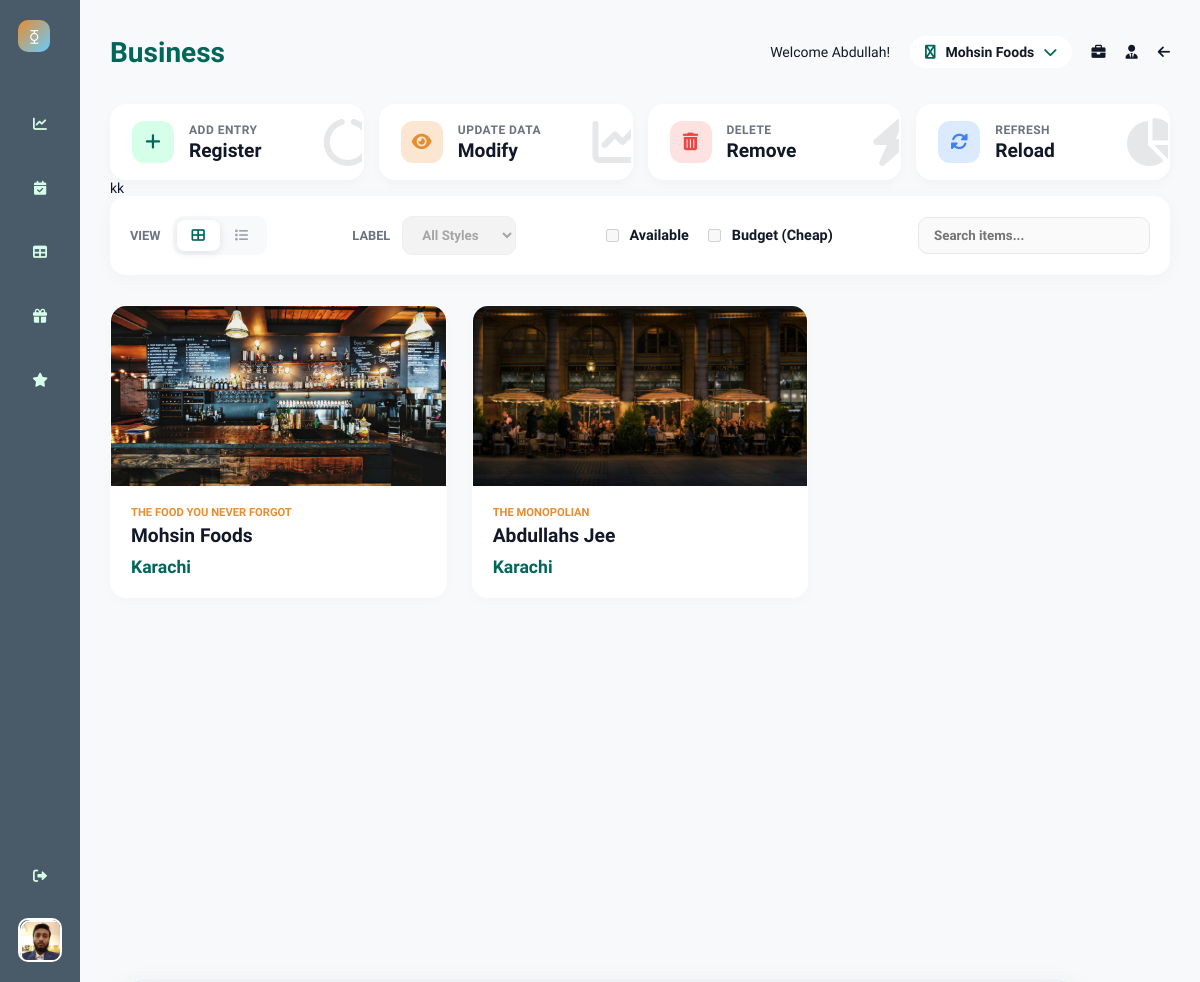
Page /business/business-info/ (signed in) on the committed database.
### UsersHandling/models.py (models this page shows)
class User(AbstractUser):
    email = models.EmailField(unique=True)
    ROLE_CHOICES = [
        ('CUSTOMER', 'Customer'),
        ('OWNER', 'Owner')
    ]
    role = models.CharField(max_length=10, choices=ROLE_CHOICES)
    image = models.ImageField(upload_to='UsersHandling/media/images/', blank=True, null=True)
    date_of_birth = models.DateField(blank=True, null=True)
    phone = models.CharField(max_length=20, blank=True, null=True)
    class Gender(models.TextChoices):
        MALE = 'M', 'Male'
        FEMALE = 'F', 'Female'
        OTHER = 'O', 'Other'
    gender = models.CharField(
        max_length=1,
        choices=Gender.choices,
        blank=True,
        null=True
    )

### Restaurants/models.py (models this page shows, shortened)
class Restaurant(models.Model):
    name = models.CharField(max_length=100)
    title = models.CharField(max_length=100)
    image = models.ImageField(upload_to='Restaurants/media/images/', blank=True, null=True)
    about_restaurant = models.TextField(blank=True, null=True)
    seating_types = models.ManyToManyField(SeatingType, blank=True)
    created_at = models.DateTimeField(auto_now_add=True)
    fb_link = models.URLField(blank=True, null=True)
    website_link = models.URLField(blank=True, null=True)
    has_top_offers = models.BooleanField(default=False)
    default_opening_hour = models.TimeField(default="18:00")  # 6 PM
    default_closing_hour = models.TimeField(default="01:00")  # 1 AM
    slot_duration_minutes = models.PositiveIntegerField(default=60)
    allow_advance_booking_days = models.PositiveIntegerField(default=60)
    cool_down = models.PositiveIntegerField(default=30)
    city = models.CharField(max_length=50)
    address = models.CharField(max_length=255, blank=True, null=True)
    phone_number = models.CharField(max_length=20, blank=True, null=True)
    is_approved = models.BooleanField(default=False)

### Restaurants/decorators.py (the view)
    def _wrapped(request, *args, **kwargs):
        print("I am here in _wrapped")
        user = request.user
        if not user.is_authenticated:
            raise PermissionDenied
        elif (not isStaff(user)) and (not isOwner(user)):
            raise PermissionDenied
        else:
            print("survived both in _wrapped", user.is_authenticated, isStaff(user), isOwner(user))
            return view_func(request, *args, **kwargs)

### Restaurants/forms.py
class RestaurantForm(forms.ModelForm):
    class Meta:
        model = Restaurant
        exclude = [
            'created_at',   # auto
            'is_approved',  # admin-controlled
        ]
        widgets = {
            'about_restaurant': forms.Textarea(attrs={'rows': 3}),
            'seating_types': forms.CheckboxSelectMultiple(),  # better UI
        }

### Core/templatetags/auth_tags.py (called while the page is built)
@register.filter
def is_owner(user):
    return RestaurantStaff.objects.filter(
        user=user,
        role='OWNER'
    ).exists()

### Restaurants/Services.py (called while the page is built)
def isStaff(user):
    return RestaurantStaff.objects.filter(
        user=user,
        role="STAFF"
    ).exists()

def isOwner(user):
    return RestaurantStaff.objects.filter(
        user=user,
        role="OWNER"
    ).exists()

### Restaurants/models.py (called while the page is built)
    def __str__(self):
        return self.name

### Restaurants/views.py (called while the page is built, shortened)
@restrict_access
def business_info(request):
    if request.method == "GET":
        form = RestaurantForm()
        return render(request, "Restaurants/business_info.html", {"form": form})

### Restaurants/templates/Restaurants/business_info.html (shortened to what this page needs)
{% extends "Restaurants/base.html" %}
{% load static %}
{% block styles %}
<link rel="stylesheet" href="{% static 'Restaurants/css/stylishgrid.css' %}">
<link rel="stylesheet" href="{% static 'Restaurants/css/drawerform.css' %}">
{% endblock %}
{% block name %} Business {% endblock %}
{% block buttons %}
<div class="action-card btn-add" id="open-drawer">
    <div class="icon-box">
        <i class="fas fa-plus"></i>
    </div>
    <div class="card-content">
        <span class="card-label">Add Entry</span>
        <span class="card-value">Register</span>
    </div>
    <i class="fas fa-circle-notch progress-mini"></i>
</div>
<div class="action-card btn-update">
    <div class="icon-box">
        <i class="fas fa-eye"></i>
    </div>
    <div class="card-content">
        <span class="card-label">Update Data</span>
        <span class="card-value">Modify</span>
    </div>
    <i class="fas fa-chart-line progress-mini"></i>
</div>
<div class="action-card btn-delete">
    <div class="icon-box">
        <i class="fas fa-trash-alt"></i>
    </div>
    <div class="card-content">
        <span class="card-label">Delete</span>
        <span class="card-value">Remove</span>
    </div>
    <i class="fas fa-bolt progress-mini"></i>
</div>
<div class="action-card btn-view">
    <div class="icon-box">
        <i class="fas fa-sync-alt"></i>
    </div>
    <div class="card-content">
        <span class="card-label">Refresh</span>
        <span class="card-value">Reload</span>
    </div>
    <i class="fas fa-pie-chart progress-mini"></i>
</div>
{% endblock %}
{% block content %}
<div class="container">
    <header class="filter-panel">
        <div class="filter-group">
            <span class="filter-label">View</span>
            <div class="view-switcher">
                <button class="view-btn active" id="gridBtn" title="Grid View">
                    <i class="fas fa-th-large"></i>
                </button>
                <button class="view-btn" id="listBtn" title="List View">
                    <i class="fas fa-list"></i>
                </button>
            </div>
        </div>
        <div class="filter-group">
            <span class="filter-label">Label</span>
            <select class="custom-select" disabled>
                <option value="all">All Styles</option>
            </select>
        </div>
        <div class="filter-group toggle-filter">
            <label class="checkbox-wrapper">
                <input type="checkbox" disabled> Available
            </label>
            <label class="checkbox-wrapper">
                <input type="checkbox" disabled> Budget (Cheap)
            </label>
        </div>
        <div class="filter-group">
            <input type="text" class="custom-select" placeholder="Search items..." style="width: 200px;" disabled>
        </div>
    </header>
    <main class="data-grid grid-view" id="mainGrid">
        {% for restaurant in CP__Restaurants.all %}
        <div class="item-card clickable-card"
            data-label="adventure"
            data-id="{{ restaurant.id }}"
            data-name="{{ restaurant.name }}"
            data-title="{{ restaurant.title}}"
            data-address="{{ restaurant.address }}"
            data-phone_number="{{ restaurant.phone_number }}"
            data-about_restaurant="{{ restaurant.about_restaurant }}"
            data-fb_link="{{ restaurant.fb_link }}"
            data-website_link = "{{ restaurant.website_link }}"
            data-seating_types = "{% for seating in restaurant.seating_types.all %}
            {{ seating.id }},
            {% endfor %}"
            data-has_top_offers = "{{ restaurant.has_top_offers }}"
            data-default_opening_hour = "{{ restaurant.default_opening_hour }}"
            data-default_closing_hour = "{{ restaurant.default_closing_hour }}"
            data-slot_duration_minutes = "{{ restaurant.slot_duration_minutes }}"
            data-allow_advance_booking_days = "{{ restaurant.allow_advance_booking_days }}"
            data-cool_down = "{{ restaurant.cool_down }}"
            data-city = "{{ restaurant.city }}"
            >
            <div class="item-image">
                <img src="{{restaurant.image.url}}" alt="" style="width: 100%; height: 100%; object-fit: cover;">
            </div>
            <div class="item-content">
                <div>
                    <span class="item-label">{{restaurant.title}}</span>
                    <h3 class="item-title">{{ restaurant.name }}</h3>
                </div>
                <div class="item-price">{{restaurant.city}}</div>
            </div>
        </div>
        {% endfor %}
    </main>
</div>
{% endblock %}

### Restaurants/templates/Restaurants/base.html (shortened to what this page needs)
{% load static %}
{% load auth_tags %}
{% load range_tags %}
<!DOCTYPE html>
<html lang="en">
<head>
    <link rel="stylesheet" href="https://cdnjs.cloudflare.com/ajax/libs/font-awesome/6.0.0/css/all.min.css">
    <link rel="stylesheet" href="{% static 'Restaurants/css/base.css' %}">
    <link rel="stylesheet" href="{% static 'Restaurants/css/btnpanel.css' %}">
    {% block styles %}
    {% endblock %}
</head>
<body>
    <div class="sidebar">
        <div class="sidebar-top">
            <div class="sidebar-logo">⧲</div>
            <div class="nav-links">
                {% if request.user|is_owner %}
                <a href="/business/" class="nav-item {% if request.path == '/business/' %}active{% endif %}" title="Analytics">
                    <i class="fas fa-chart-line"></i>
                </a>
                {% endif %}
                <a href="/business/reservations" class="nav-item {% if request.path == '/business/reservations' %}active{% endif %}" title="Reservations">
                    <i class="fas fa-calendar-check"></i>
                </a>
                <a href="/business/tables" class="nav-item {% if request.path == '/business/tables' %}active{% endif %}" title="Table Management">
                    <i class="fas fa-table"></i>
                </a>
                <a href="/business/holidays" class="nav-item {% if request.path == '/business/holidays' %}active{% endif %}" title="Holidays">
                    <i class="fas fa-gift"></i>
                </a>
                <a href="/business/reviews" class="nav-item {% if request.path == '/business/reviews' %}active{% endif %}" title="Reviews">
                    <i class="fas fa-star"></i>
                </a>
            </div>
        </div>
        <div class="sidebar-bottom">
            <div class="nav-item" id="dashboard-logout"><i class="fas fa-sign-out-alt"></i></div>
            <div class="profile-pic">
                {% if request.user.image %}
                <img src="{{ CP__OwnerProfile.image.url }}" alt="" class="profile-pic">
                {% else %}
                <img src="https://placehold.co/40x40/008000/D88938?text={{ request.user.username|initials }}"
                class="profile-avatar">
                {% endif %}
            </div>
        </div>
    </div>
<div class="main-content">
    <div class="header">
        <div class="header-title">
            <h1>{% block name %}{% endblock %}</h1>
        </div>
        <div class="header-controls">
            <p>Welcome {{ CP__OwnerProfile }}!</p>
            {% if request.user|is_owner %}
            <div class="dropdown-wrapper">
                <div class="dropdown-menu" id="business-trigger">
                    <i class="fab fa-briefcase dropdown-icon"></i>
                    <span id="current-business-name" data-current-id="{{ CP__Selected.id }}">
                        {{ CP__Selected.name|default:"Select Restaurant" }}
                    </span>
                    <i class="fas fa-chevron-down dropdown-icon"></i>
                </div>
            </div>
            {% endif %}
            {% if request.user|is_owner %}
            <a href="/business/business-info"><i class="fas fa-briefcase fullscreen-icon c-pointer"></i></a>
            {% endif %}
           <a href="/business/staff-management"><i class="fas fa-user-tie fullscreen-icon c-pointer"></i></a>
            <div class="notification-bell">
                <a href="/"><i class="fas fa-arrow-left"></i></a>
            </div>
        </div>
    </div>
    <div class="panel-container">
        {% block buttons %}
        {% endblock %}
    </div>
    kk
    {% block content %}
    {% endblock %}
</div>
</body>
</html>

### Restaurants/static/Restaurants/css/base.css (style rules this page uses)
:root { --primary-color: hsl(173, 100%, 20%); --secondary-color: hsl(148, 100%, 92%); --ternary-color: hsl(30, 80%, 55%); --bg-color: #f3f4f6; --bg-color-dark: hsl(206, 18%, 35%); --text-color: #111827; --sidebar-bg: var(--bg-color-dark); --sidebar-text: var(--secondary-color); --sidebar-active-tab: var(--ternary-color); --main-bg: var(--bg-color); --header-text: var(--primary-color); --card-bg: white; --main-text: var(--text-color); --sub-text: #6b7280; --gradient-card-pink-start: hsl(173, 80%, 60%); --gradient-card-pink-end: hsl(173, 100%, 30%); --gradient-card-orange: var(--ternary-color); --white: #ffffff; --black: #000000; --pink-light-card: hsl(148, 50%, 85%); --teal-card: hsl(173, 20%, 95%); --red-notification: hsl(30, 100%, 60%); --font-family: 'Raleway', sans-serif; --font-size-base: 14px; }
a { color: inherit; text-decoration: none; }
body { font-family: var(--font-family); background-color: var(--main-bg); color: var(--main-text); margin: 0; display: flex; height: 100vh; overflow: hidden; font-size: var(--font-size-base); }
.sidebar { width: 80px; background-color: var(--sidebar-bg); color: var(--sidebar-text); display: flex; flex-direction: column; align-items: center; padding: 20px 0; justify-content: space-between; }
.sidebar-logo { width: 32px; height: 32px; background: linear-gradient(135deg, var(--ternary-color), hsl(200, 100%, 70%)); border-radius: 10px; display: flex; align-items: center; justify-content: center; font-weight: 900; color: var(--white); margin-bottom: 50px; }
.nav-links { display: flex; flex-direction: column; gap: 20px; }
.nav-item { display: flex; justify-content: center; align-items: center; width: 44px; height: 44px; border-radius: 12px; cursor: pointer; transition: background-color 0.2s; color: var(--sidebar-text); }
.sidebar-bottom { display: flex; flex-direction: column; align-items: center; gap: 20px; }
.notification-bell { position: relative; }
.profile-pic { width: 40px; height: 40px; border-radius: 10px; overflow: hidden; border: 2px solid var(--white); }
.profile-pic img { width: 100%; height: 100%; object-fit: cover; }
.main-content { flex-grow: 1; padding: 30px; overflow-y: auto; }
.header { display: flex; justify-content: space-between; align-items: center; margin-bottom: 30px; }
.header-title h1 { color: var(--header-text); margin: 0; font-weight: 800; }
.header-controls { display: flex; align-items: center; gap: 20px; }
.dropdown-menu { display: flex; align-items: center; gap: 10px; padding: 8px 15px; background-color: var(--white); border-radius: 20px; cursor: pointer; font-weight: 600; }
.dropdown-icon { color: var(--primary-color); }
.dropdown-wrapper { position: relative; display: inline-block; }
.c-pointer { cursor: pointer !important; }
:root { --panel-bg: #ffffff; --panel-border: #e2e8f0; --primary-teal: hsl(173, 100%, 20%); --danger-red: #ef4444; }

### Restaurants/static/Restaurants/css/btnpanel.css (style rules this page uses)
.panel-container { display: flex; flex-wrap: wrap; gap: 15px; max-width: 1200px; }
.action-card { background: var(--white); flex: 1; min-width: 180px; padding: 15px 20px; border-radius: 16px; display: flex; align-items: center; gap: 15px; cursor: pointer; border: 2px solid transparent; transition: all 0.3s cubic-bezier(0.4, 0, 0.2, 1); box-shadow: 0 4px 12px rgba(0,0,0,0.03); position: relative; overflow: hidden; }
.icon-box { width: 42px; height: 42px; border-radius: 12px; display: flex; align-items: center; justify-content: center; font-size: 1.1rem; flex-shrink: 0; transition: 0.3s; }
.btn-add .icon-box { background: var(--secondary-color); color: var(--primary-color); }
.btn-update .icon-box { background: hsl(30, 80%, 90%); color: var(--ternary-color); }
.btn-delete .icon-box { background: #fee2e2; color: #ef4444; }
.btn-view .icon-box { background: #dbeafe; color: #3b82f6; }
.card-content { display: flex; flex-direction: column; }
.card-label { font-size: 0.75rem; font-weight: 700; color: #6b7280; text-transform: uppercase; letter-spacing: 0.5px; margin-bottom: 2px; transition: 0.3s; }
.card-value { font-size: 1.2rem; font-weight: 900; color: var(--text-color); }
.progress-mini { position: absolute; right: -10px; top: 50%; transform: translateY(-50%); opacity: 0.1; font-size: 3rem; transition: 0.3s; }

### rows in the picture
User: image (picture), username "Abdullah"
Restaurant: name "Mohsin Foods", image (picture), title "THE FOOD YOU NEVER FORGOT", city "Karachi"
Restaurant: image (picture), title "THE MONOPOLIAN", name "Abdullahs Jee", city "Karachi"
